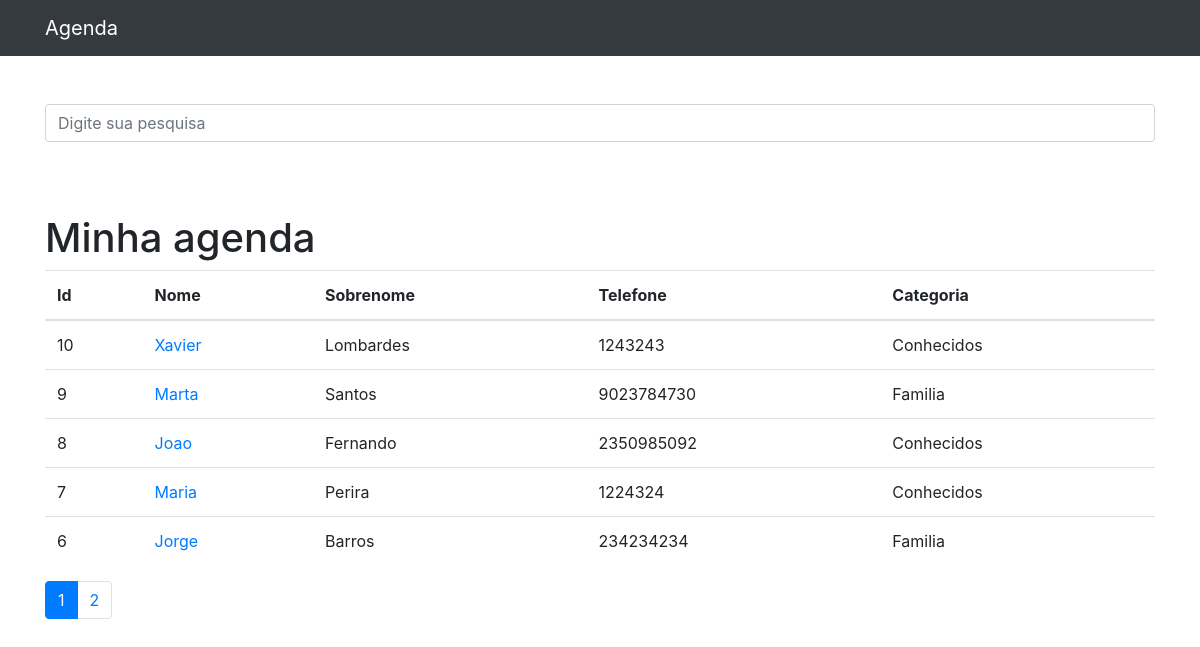
The app's page /, older data.
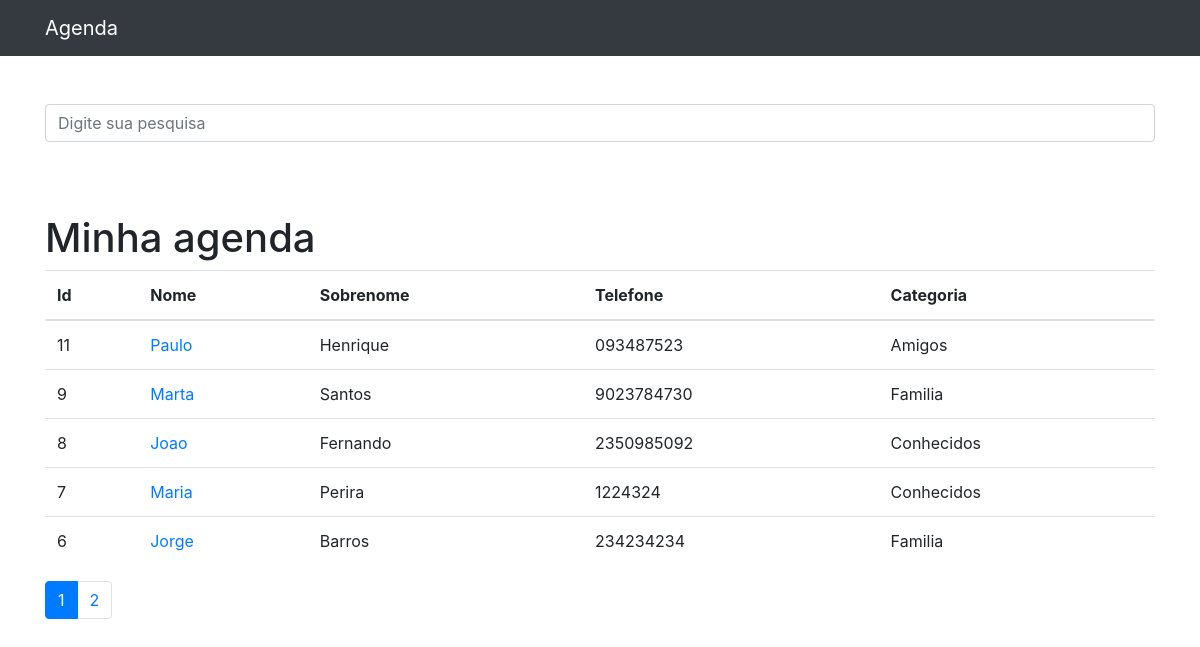
The same page, newer data.
### contatos/models.py (models this page shows, shortened)
class Contato(models.Model):
    nome = models.CharField(max_length=255)
    sobrenome = models.CharField(max_length=255, blank=True)
    telefone = models.CharField(max_length=255)
    email = models.CharField(max_length=255, blank=True)
    data_criacao = models.DateTimeField(default=timezone.now)
    descricao = models.TextField(blank=True)
    categoria = models.ForeignKey(Categoria, on_delete=models.DO_NOTHING)
    mostrar = models.BooleanField(default=True)
    foto = models.ImageField(blank=True, upload_to='fotos/%Y/%m/%d/')

class Categoria(models.Model):
    nome = models.CharField(max_length=255)
    def __str__(self):
        return self.nome

### contatos/views.py (the view)
# urls.py: path('', views.index, name='index'),
def index(request):
    contatos = Contato.objects.order_by("-id").filter(
        mostrar=True  # mostra apenas os contatos que estão marcados como mostrar=True
    )  # Posso colocar mais de um filtro, por exemplo: .filter(mostrar=True, nome='João')
    paginator = Paginator(contatos, 5)  # Show 5 contacts per page.
    page = request.GET.get("p")  # p é o nome do parâmetro que será passado na url
    contatos = paginator.get_page(
        page
    )  # contatos é o nome da variável que será passada para o template
    return render(request, "contatos/index.html", {
        "contatos": contatos
    })

### contatos/templates/contatos/index.html (shortened to what this page needs)
{% extends 'base.html' %}
{% block conteudo %}
<h1 class="mt-5">Minha agenda</h1>
<table class="table">
    <thead>
        <tr>
            <th>Id</th>
            <th>Nome</th>
            <th>Sobrenome</th>
            <th>Telefone</th>
            <th>Categoria</th>
        </tr>
    </thead>
    <tbody>
        {% for contato in contatos %}
            <tr>
                <td>{{ contato.id }}</td>
                <td>
                    <a href="{% url 'ver_contato' contato_id=contato.id %}">{{ contato.nome }}</a>
                </td>
                <td>{{ contato.sobrenome }}</td>
                <td>{{ contato.telefone }}</td>
                <td>{{ contato.categoria }}</td>
                </tr>
        {% endfor %}
    </tbody>
</table>
<nav aria-label="Page navigation example">
    <ul class="pagination">
        {% for pagina in contatos.paginator.page_range %}
            {% if contatos.number == pagina %}
                <li class="page-item active">
                    <a class="page-link" href="?p={{ pagina }}&termo={{ request.GET.termo }}">{{ pagina }}</a>
                </li>
            {% else %}
                <li class="page-item ">
                    <a class="page-link" href="?p={{ pagina }}&termo={{ request.GET.termo }}">{{ pagina }}</a>
                </li>
            {% endif %}
        {% endfor %}
    </ul>
</nav>
{% endblock  %}

### project-templates/base.html (shortened to what this page needs)
{% load static %}
<!DOCTYPE html>
<html lang="pt">
<head>
    {% include 'partial/_head.html' %}
</head>
<body>
    {% include 'partial/_navbar.html' %}
    <div class="container">
        <div class="row">
            <div class="col-lg-12">
                {% if 'accounts' not in request.path%}
                <br><br>
                <form method="get" action="{% url 'busca' %}">
                    <div class="form-group row">
                        <div class="col-12">
                            <input class="form-control" type="text" value="{{ request.GET.termo }}" id="search-input"
                                placeholder="Digite sua pesquisa" name="termo">
                            <br>
                        </div>
                    </div>
                </form>
                {% endif %}
                {% block conteudo %} {% endblock %}
            </div>
        </div>
    </div>
</body>
</html>

### project-templates/partial/_head.html (shortened to what this page needs)
{% load static %}
<link href="{% static 'vendor/bootstrap/css/bootstrap.min.css' %}" rel="stylesheet">

### project-templates/partial/_navbar.html (shortened to what this page needs)
<nav class="navbar navbar-expand-lg navbar-dark bg-dark static-top">
    <div class="container">
        <a class="navbar-brand" href="{% url 'index' %}">Agenda</a>
    </div>
</nav>

Row changes from the older to the newer data that the page shows:
no longer on this page (row edited): Contato: id "10", nome "Xavier", sobrenome "Lombardes", telefone "1243243", categoria "Conhecidos"
now on this page (row edited): Contato: id "11", nome "Paulo", sobrenome "Henrique", telefone "093487523", categoria "Amigos"
